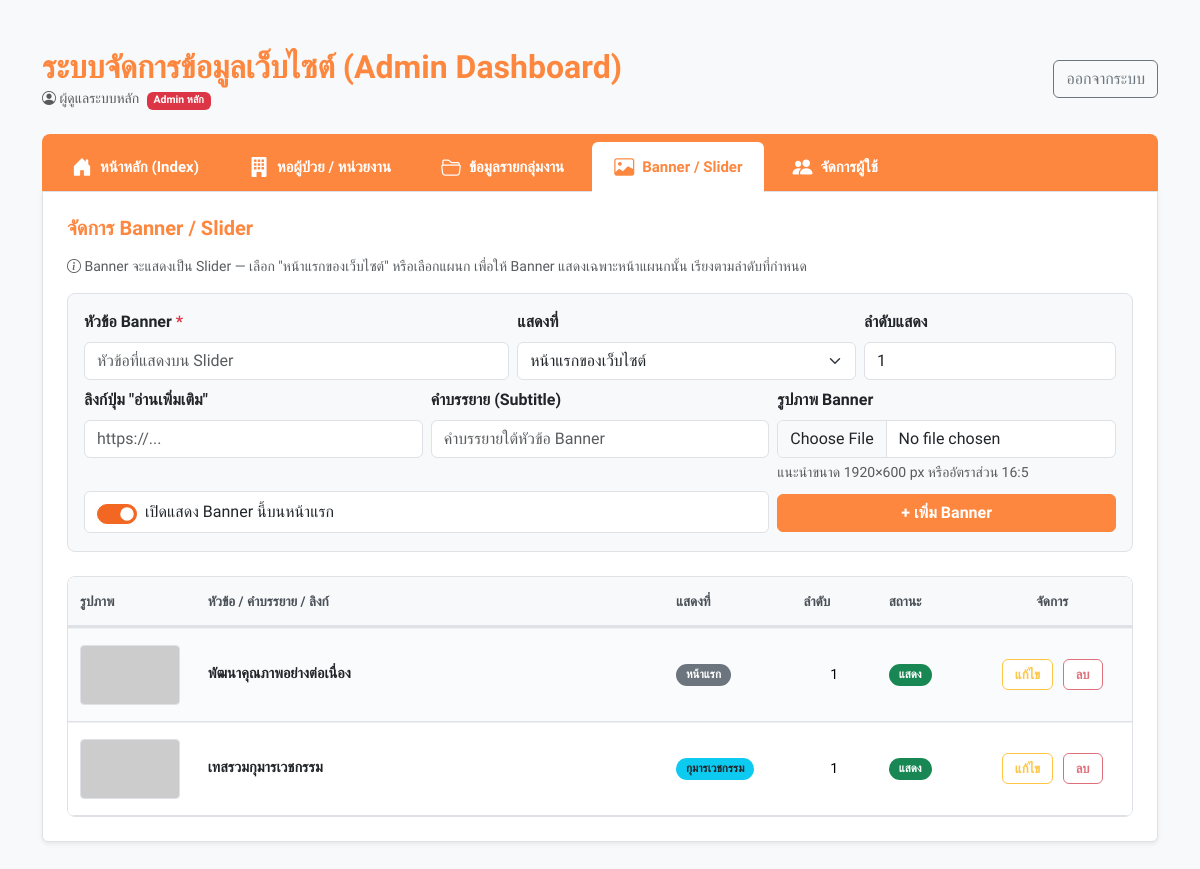
The app's page /admin.php?tab=banners (signed in) with its own data.
### tables this page shows
CREATE TABLE IF NOT EXISTS `banners` (
  `id` int NOT NULL AUTO_INCREMENT,
  `department_id` int DEFAULT NULL,
  `title` varchar(255) NOT NULL,
  `subtitle` text,
  `image_name` varchar(500) DEFAULT NULL,
  `link_url` varchar(500) DEFAULT NULL,
  `sort_order` int NOT NULL DEFAULT '1',
  `is_active` tinyint(1) NOT NULL DEFAULT '1',
  `created_at` timestamp NULL DEFAULT CURRENT_TIMESTAMP,
  PRIMARY KEY (`id`)
);

CREATE TABLE IF NOT EXISTS `departments` (
  `id` int NOT NULL AUTO_INCREMENT,
  `name` varchar(255) NOT NULL,
  `link_url` varchar(255) DEFAULT NULL,
  PRIMARY KEY (`id`)
);

### admin.php (the view, shortened to what this page needs)
<?php
require_once 'connect.php';
$user_role     = $_SESSION['role'] ?? 'main';
$user_dept_id  = $_SESSION['department_id'] ?? null;
$is_main_admin = ($user_role === 'main');
$is_dept_admin = ($user_role === 'dept' && $user_dept_id);
if ($is_dept_admin) {
    $active_tab = 'dept_contents';
    $_GET['dept_id'] = $user_dept_id;
} else {
    $active_tab = $_GET['tab'] ?? 'news';
}
$department_content_sections = [
    'knowledge'       => 'ข่าวประชาสัมพันธ์ / เกร็ดความรู้',
    'structure'       => 'โครงสร้างการบริหารงาน',
    'personnel'       => 'ทำเนียบบุคลากร',
    'service'         => 'การให้บริการต่างๆ',
    'service_profile' => 'Service Profile',
    'indicator'       => 'ตัวชี้วัด',
    'academic'        => 'ผลงานวิจัย / วิชาการ',
    'wi'              => 'WI / SP'
];
$general_content_sections = [
    'vision_mission'       => 'วิสัยทัศน์ / พันธกิจ',
    'nurse_roster'         => 'ทำเนียบหัวหน้าพยาบาล',
    'executives'           => 'ทำเนียบหัวหน้ากลุ่มงาน',
    'ward_heads'           => 'ทำเนียบหัวหน้างาน',
    'personnel_gallery'    => 'รูปบุคลากร',
    'org_structure'        => 'โครงสร้างบริหาร',
    'regulations'          => 'คู่มือบริหาร',
    'plans_projects'       => 'แผนยุทธศาสตร์การพยาบาล',
    'staff_dev_plan'       => 'แผนพัฒนาบุคลากร',
    'risk_management'      => 'บริหารความเสี่ยง',
    'nursing_ethics'       => 'จริยธรรมการพยาบาล',
    'supervision_results'  => 'ผลการนิเทศ',
    'dataset'              => 'Data set',
    'downloads'            => 'เอกสารดาวน์โหลด',
    'kpi'                  => 'ตัวชี้วัดคุณภาพ',
    'service_profile'      => 'Service profile',
    'cpg'                  => 'CNPG',
    'wi'                   => 'WI',
    'research'             => 'วิจัย',
    'staffing'             => 'อัตรากำลัง',
    'workload'             => 'ภาระงาน',
    'meeting_reports'      => 'รายงานการประชุม',
    'infection_control'    => 'IC / การป้องกันการติดเชื้อ',
    'knowledge_base'       => 'คลังความรู้ / KM',
    'patient_safety'       => 'Patient Safety',
    'training'             => 'อบรม / สัมมนา',
];
$index_page_groups = [
    'รูปภาพหน้าแรก' => [
        'idx_group_photo'     => 'รูปรวม (หน้าแรก)',
        'idx_activity_photos' => 'รูปกิจกรรม (หน้าแรก, เลื่อนดู)',
    ],
    'เกี่ยวกับกลุ่มงาน' => [
        'idx_vision_mission' => 'วิสัยทัศน์ / พันธกิจ',
        'idx_nurse_roster'   => 'ทำเนียบหัวหน้าพยาบาล',
        'idx_executives'     => 'ทำเนียบหัวหน้ากลุ่มงาน',
        'idx_ward_heads'     => 'ทำเนียบหัวหน้างาน',
    ],
    'งานบริหาร' => [
        'idx_org_structure'   => 'โครงสร้างบริหาร',
        'idx_regulations'     => 'คู่มือบริหาร',
        'idx_plans_projects'  => 'แผนยุทธศาสตร์การพยาบาล',
        'idx_staff_dev_plan'  => 'แผนพัฒนาบุคลากร',
        'idx_risk_management' => 'บริหารความเสี่ยง',
        'idx_nursing_ethics'  => 'จริยธรรมการพยาบาล',
    ],
    'งานวิชาการ' => [
        'idx_dataset'   => 'Data set',
        'idx_downloads' => 'เอกสารดาวน์โหลด',
    ],
    'คุณภาพทางการพยาบาล' => [
        'idx_kpi'             => 'ตัวชี้วัดคุณภาพ',
        'idx_service_profile' => 'Service profile',
        'idx_cpg'             => 'CNPG',
        'idx_wi'              => 'WI',
        'idx_research'        => 'วิจัย',
    ],
    'งานสารสนเทศ' => [
        'idx_staffing'  => 'อัตรากำลัง',
        'idx_workload'  => 'ภาระงาน',
    ],
    'ข่าวประชาสัมพันธ์' => [
        'idx_news'            => 'ข่าวสาร',
        'idx_meeting_reports' => 'รายงานการประชุม',
    ],
];
$index_page_sections = [];
foreach ($index_page_groups as $items) {
    $index_page_sections = array_merge($index_page_sections, $items);
}
$conn->exec("CREATE TABLE IF NOT EXISTS department_contents (
    id INT AUTO_INCREMENT PRIMARY KEY,
    department_id INT NULL,
    section VARCHAR(50) NOT NULL,
    title VARCHAR(255) NOT NULL,
    content TEXT NULL,
    file_name TEXT NULL,
    link_url VARCHAR(500) NULL,
    sort_order INT NOT NULL DEFAULT 1,
    created_at TIMESTAMP DEFAULT CURRENT_TIMESTAMP,
    INDEX idx_department_section (department_id, section)
) ENGINE=InnoDB DEFAULT CHARSET=utf8mb4");
try {
    $conn->exec("ALTER TABLE department_contents MODIFY department_id INT NULL");
} catch (Exception $e) { }
try {
    $conn->exec("ALTER TABLE department_contents MODIFY file_name TEXT NULL");
} catch (Exception $e) { }
$conn->exec("CREATE TABLE IF NOT EXISTS banners (
    id INT AUTO_INCREMENT PRIMARY KEY,
    department_id INT NULL,
    title VARCHAR(255) NOT NULL,
    subtitle TEXT NULL,
    image_name VARCHAR(500) NULL,
    link_url VARCHAR(500) NULL,
    sort_order INT NOT NULL DEFAULT 1,
    is_active TINYINT(1) NOT NULL DEFAULT 1,
    created_at TIMESTAMP DEFAULT CURRENT_TIMESTAMP
) ENGINE=InnoDB DEFAULT CHARSET=utf8mb4");
try {
    $conn->exec("ALTER TABLE banners ADD COLUMN department_id INT NULL AFTER id");
} catch (Exception $e) { }
$banner_items       = [];
$all_depts        = $conn->query("SELECT * FROM departments ORDER BY id ASC")->fetchAll(PDO::FETCH_ASSOC);
$selected_dept_id = $is_dept_admin
    ? (int)$user_dept_id
    : (int)($_GET['dept_id'] ?? ($all_depts[0]['id'] ?? 0));
$selected_section       = (string)($_GET['section'] ?? '');
$selected_is_general    = $is_main_admin && strpos($selected_section, 'g_') === 0 && isset($general_content_sections[substr($selected_section, 2)]);
$selected_general_slug  = $selected_is_general ? substr($selected_section, 2) : '';
$selected_dept_section  = (!$selected_is_general && $selected_section !== '' && isset($department_content_sections[$selected_section])) ? $selected_section : '';
$selected_idx_section = (string)($_GET['idx_section'] ?? '');
$selected_idx_section = isset($index_page_sections[$selected_idx_section]) ? $selected_idx_section : '';
if ($active_tab == 'index_page' && $selected_idx_section === 'idx_news') {
    $news_items = $conn->query("SELECT * FROM news ORDER BY id DESC")->fetchAll(PDO::FETCH_ASSOC);
} elseif ($active_tab == 'news') {
    $news_items = $conn->query("SELECT * FROM news ORDER BY id DESC")->fetchAll(PDO::FETCH_ASSOC);
} elseif ($active_tab == 'departments') {
    $dept_items = $conn->query("SELECT * FROM departments ORDER BY id DESC")->fetchAll(PDO::FETCH_ASSOC);
} elseif ($active_tab == 'dept_contents' && $selected_is_general) {
    $stmt = $conn->prepare("SELECT dc.*, NULL AS department_name FROM department_contents dc WHERE dc.department_id IS NULL AND dc.section = :section ORDER BY dc.sort_order ASC, dc.id DESC");
    $stmt->execute([':section' => $selected_general_slug]);
    $dept_content_items = $stmt->fetchAll(PDO::FETCH_ASSOC);
} elseif ($active_tab == 'banners') {
    $banner_items = $conn->query("SELECT b.*, d.name AS department_name FROM banners b LEFT JOIN departments d ON d.id = b.department_id ORDER BY b.sort_order ASC, b.id ASC")->fetchAll(PDO::FETCH_ASSOC);
}
?>
<!DOCTYPE html>
<html lang="th">
<head>
    <link href="https://cdn.jsdelivr.net/npm/bootstrap@5.3.3/dist/css/bootstrap.min.css" rel="stylesheet">
    <link rel="stylesheet" href="https://cdn.jsdelivr.net/npm/bootstrap-icons@1.11.0/font/bootstrap-icons.css">
    <link rel="stylesheet" href="https://cdn.jsdelivr.net/npm/flatpickr/dist/flatpickr.min.css">
    <link rel="stylesheet" href="admin.css">
</head>
<body class="bg-light">
<div class="container my-5">
    <div class="d-flex flex-column flex-md-row justify-content-between align-items-start align-items-md-center mb-4 gap-3">
        <div>
            <h2 class="mb-0 text-hospital fw-bold">ระบบจัดการข้อมูลเว็บไซต์ (Admin Dashboard)</h2>
            <small class="text-muted">
                <i class="bi bi-person-circle"></i>
                <?= htmlspecialchars($_SESSION['display_name'] ?? $_SESSION['username']) ?>
                <?php if ($is_main_admin): ?>
                    <span class="badge bg-danger ms-1">Admin หลัก</span>
                <?php else: ?>
                    <span class="badge-orange-style ms-1">Admin แผนก</span>
                <?php endif; ?>
            </small>
        </div>
        <div class="d-flex gap-2">
            <a href="logout.php" class="btn btn-outline-secondary">ออกจากระบบ</a>
        </div>
    </div>
    <ul class="nav nav-tabs" id="hospitalTabs">
        <?php if ($is_main_admin): ?>
        <li class="nav-item">
            <a class="nav-link <?= $active_tab == 'index_page' ? 'active' : '' ?>" href="?tab=index_page">
                <i class="bi bi-house-door-fill fs-5 icon-news"></i> หน้าหลัก (Index)
            </a>
        </li>
        <?php endif; ?>
        <?php if ($is_main_admin): ?>
        <li class="nav-item">
            <a class="nav-link <?= $active_tab == 'departments' ? 'active' : '' ?>" href="?tab=departments">
                <i class="bi bi-building-fill fs-5 icon-dept"></i> หอผู้ป่วย / หน่วยงาน
            </a>
        </li>
        <?php endif; ?>
        <li class="nav-item">
            <a class="nav-link <?= $active_tab == 'dept_contents' ? 'active' : '' ?>" href="?tab=dept_contents">
                <i class="bi bi-folder2-open fs-5 icon-dept"></i> ข้อมูลรายกลุ่มงาน
            </a>
        </li>
        <?php if ($is_main_admin): ?>
        <li class="nav-item">
            <a class="nav-link <?= $active_tab == 'banners' ? 'active' : '' ?>" href="?tab=banners">
                <i class="bi bi-image fs-5"></i> Banner / Slider
            </a>
        </li>
        <li class="nav-item">
            <a class="nav-link <?= $active_tab == 'users' ? 'active' : '' ?>" href="?tab=users">
                <i class="bi bi-people-fill fs-5"></i> จัดการผู้ใช้
            </a>
        </li>
        <?php endif; ?>
    </ul>
    <div class="tab-content bg-white p-4 border rounded-bottom shadow-sm">
        <?php if($active_tab == 'banners'): ?>
        <div>
            <h5 class="text-hospital mb-3 fw-bold">จัดการ Banner / Slider</h5>
            <p class="text-muted small mb-3"><i class="bi bi-info-circle"></i> Banner จะแสดงเป็น Slider — เลือก "หน้าแรกของเว็บไซต์" หรือเลือกแผนก เพื่อให้ Banner แสดงเฉพาะหน้าแผนกนั้น เรียงตามลำดับที่กำหนด</p>
            <form action="admin.php?tab=banners" method="POST" enctype="multipart/form-data" class="admin-form-container">
                <div class="row g-2 mb-2">
                    <div class="col-md-5">
                        <label class="form-label fw-bold">หัวข้อ Banner <span class="text-danger">*</span></label>
                        <input type="text" name="title" class="form-control" placeholder="หัวข้อที่แสดงบน Slider" required>
                    </div>
                    <div class="col-md-4">
                        <label class="form-label fw-bold">แสดงที่</label>
                        <select name="department_id" class="form-select">
                            <option value="">หน้าแรกของเว็บไซต์</option>
                        </select>
                    </div>
                    <div class="col-md-3">
                        <label class="form-label fw-bold">ลำดับแสดง</label>
                        <input type="number" name="sort_order" class="form-control" value="1" min="1">
                    </div>
                </div>
                <div class="row g-2 mb-2">
                    <div class="col-md-4">
                        <label class="form-label fw-bold">ลิงก์ปุ่ม "อ่านเพิ่มเติม"</label>
                        <input type="url" name="link_url" class="form-control" placeholder="https://...">
                    </div>
                    <div class="col-md-4">
                        <label class="form-label fw-bold">คำบรรยาย (Subtitle)</label>
                        <input type="text" name="subtitle" class="form-control" placeholder="คำบรรยายใต้หัวข้อ Banner">
                    </div>
                    <div class="col-md-4">
                        <label class="form-label fw-bold">รูปภาพ Banner</label>
                        <input type="file" name="banner_image" class="form-control" accept="image/*">
                        <div class="form-text">แนะนำขนาด 1920×600 px หรืออัตราส่วน 16:5</div>
                    </div>
                </div>
                <div class="row g-2 align-items-center">
                    <div class="col-md-8">
                        <div class="form-check form-switch p-2 border rounded bg-white">
                            <input class="form-check-input ms-1" type="checkbox" name="is_active" id="banner_is_active" value="1" checked>
                            <label class="form-check-label ms-2" for="banner_is_active">เปิดแสดง Banner นี้บนหน้าแรก</label>
                        </div>
                    </div>
                    <div class="col-md-4 text-end">
                        <button type="submit" class="btn btn-hospital-orange w-100">+ เพิ่ม Banner</button>
                    </div>
                </div>
            </form>
            <div class="admin-table-scroll mt-4">
            <table class="table align-middle mb-0">
                <thead>
                    <tr>
                        <th width="12%">รูปภาพ</th>
                        <th>หัวข้อ / คำบรรยาย / ลิงก์</th>
                        <th width="12%">แสดงที่</th>
                        <th width="8%">ลำดับ</th>
                        <th width="9%">สถานะ</th>
                        <th width="15%">จัดการ</th>
                    </tr>
                </thead>
                <tbody>
                    <?php foreach($banner_items as $row):
                        $img = $row['image_name'] ?? '';
                    ?>
                    <tr>
                        <td>
                            <?php if(!empty($img)): ?>
                                <img src="uploads/<?= htmlspecialchars($img) ?>" class="banner-thumb" onerror="this.src='https://placehold.co/100x60?text=No+Img'">
                            <?php else: ?>
                                <span class="badge bg-secondary">ไม่มีรูป</span>
                            <?php endif; ?>
                        </td>
                        <td>
                            <strong><?= htmlspecialchars($row['title']) ?></strong>
                        </td>
                        <td>
                            <?php if(!empty($row['department_name'])): ?>
                                <span class="badge bg-info text-dark"><?= htmlspecialchars($row['department_name']) ?></span>
                            <?php else: ?>
                                <span class="badge bg-secondary">หน้าแรก</span>
                            <?php endif; ?>
                        </td>
                        <td class="text-center"><?= (int)$row['sort_order'] ?></td>
                        <td>
                            <?php if((int)$row['is_active'] === 1): ?>
                                <span class="badge bg-success">แสดง</span>
                            <?php else: ?>
                                <span class="badge bg-secondary">ซ่อน</span>
                            <?php endif; ?>
                        </td>
                        <td>
                            <button class="btn btn-outline-edit-style btn-sm me-1"
                                onclick='editBanner(<?= (int)$row["id"] ?>, <?= json_encode($row["title"], JSON_HEX_TAG|JSON_HEX_APOS|JSON_HEX_QUOT|JSON_HEX_AMP|JSON_UNESCAPED_UNICODE) ?>, <?= json_encode($row["subtitle"] ?? "", JSON_HEX_TAG|JSON_HEX_APOS|JSON_HEX_QUOT|JSON_HEX_AMP|JSON_UNESCAPED_UNICODE) ?>, <?= json_encode($row["image_name"] ?? "", JSON_HEX_TAG|JSON_HEX_APOS|JSON_HEX_QUOT|JSON_HEX_AMP|JSON_UNESCAPED_UNICODE) ?>, <?= json_encode($row["link_url"] ?? "", JSON_HEX_TAG|JSON_HEX_APOS|JSON_HEX_QUOT|JSON_HEX_AMP|JSON_UNESCAPED_UNICODE) ?>, <?= (int)$row["sort_order"] ?>, <?= (int)$row["is_active"] ?>, <?= (int)($row["department_id"] ?? 0) ?>)'>
                                แก้ไข
                            </button>
                            <a href="admin.php?tab=banners&del_banner=<?= $row['id'] ?>" class="btn btn-outline-delete-style btn-sm" onclick="return confirm('ต้องการลบ Banner นี้หรือไม่?')">ลบ</a>
                        </td>
                    </tr>
                    <?php endforeach; ?>
                </tbody>
            </table>
            </div>
        </div>
        <?php endif; ?>
    </div></div>
</body>
</html>

### records on screen
banners: title "พัฒนาคุณภาพอย่างต่อเนื่อง", shows "หน้าแรก", sort_order "1", is_active "แสดง"
banners: title "เทสรวมกุมารเวชกรรม", department.name "กุมารเวชกรรม", sort_order "1", is_active "แสดง"

### other values on screen
$_SESSION['display_name'] "ผู้ดูแลระบบหลัก"
